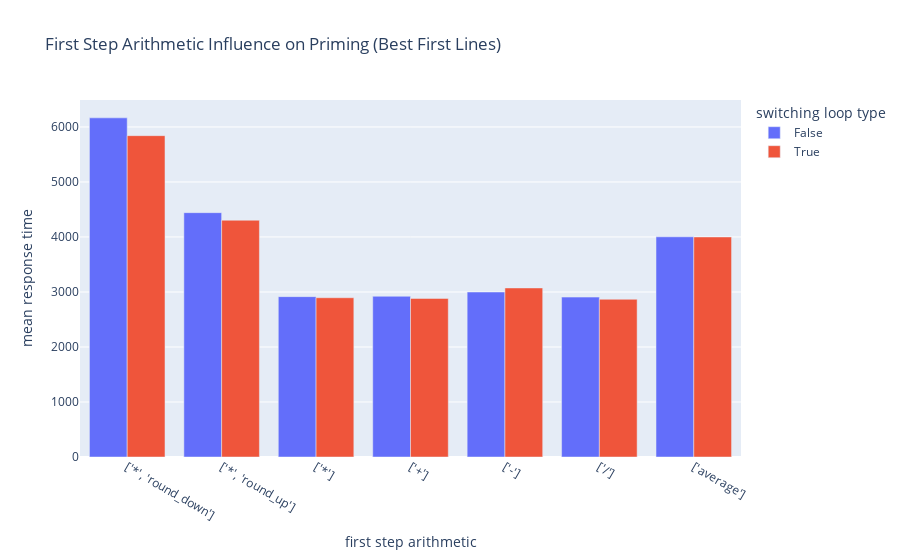

The notebook cell saved with this chart:
### Code cell
px.bar(switching_diff_arithmetics_best.reset_index(), x='arithmetic_type', y='mean_response_time'
       , color='loop_type_switch', barmode='group', title='First Step Arithmetic Influence on Priming (Best First Lines)'
       , labels={'mean_response_time': 'mean response time'
                 , 'arithmetic_type': 'first step arithmetic'
                 , 'loop_type_switch': 'switching loop type'})

### Figure 1 — Plotly figure (JSON) as saved in the notebook; plotly's stock layout.template omitted (floating-point values rounded to 4 significant figures)
{"data": [{"alignmentgroup": "True", "hovertemplate": "switching loop type=False<br>first step arithmetic=%{x}<br>mean response time=%{y}<extra></extra>", "legendgroup": "False", "marker": {"color": "#636efa", "pattern": {"shape": ""}}, "name": "False", "offsetgroup": "False", "orientation": "v", "showlegend": true, "textposition": "auto", "type": "bar", "x": ["['*', 'round_down']", "['*', 'round_up']", "['*']", "['+']", "['-']", "['/']", "['average']"], "xaxis": "x", "y": [6165.0, 4442.0, 2915.0, 2922.0, 2999.0, 2907.0, 4003.0], "yaxis": "y"}, {"alignmentgroup": "True", "hovertemplate": "switching loop type=True<br>first step arithmetic=%{x}<br>mean response time=%{y}<extra></extra>", "legendgroup": "True", "marker": {"color": "#EF553B", "pattern": {"shape": ""}}, "name": "True", "offsetgroup": "True", "orientation": "v", "showlegend": true, "textposition": "auto", "type": "bar", "x": ["['*', 'round_down']", "['*', 'round_up']", "['*']", "['+']", "['-']", "['/']", "['average']"], "xaxis": "x", "y": [5842.0, 4304.0, 2895.0, 2883.0, 3073.0, 2867.0, 4000.0], "yaxis": "y"}], "layout": {"barmode": "group", "legend": {"title": {"text": "switching loop type"}, "tracegroupgap": 0}, "title": {"text": "First Step Arithmetic Influence on Priming (Best First Lines)"}, "xaxis": {"anchor": "y", "domain": [0, 1], "title": {"text": "first step arithmetic"}}, "yaxis": {"anchor": "x", "domain": [0, 1], "title": {"text": "mean response time"}}}}
